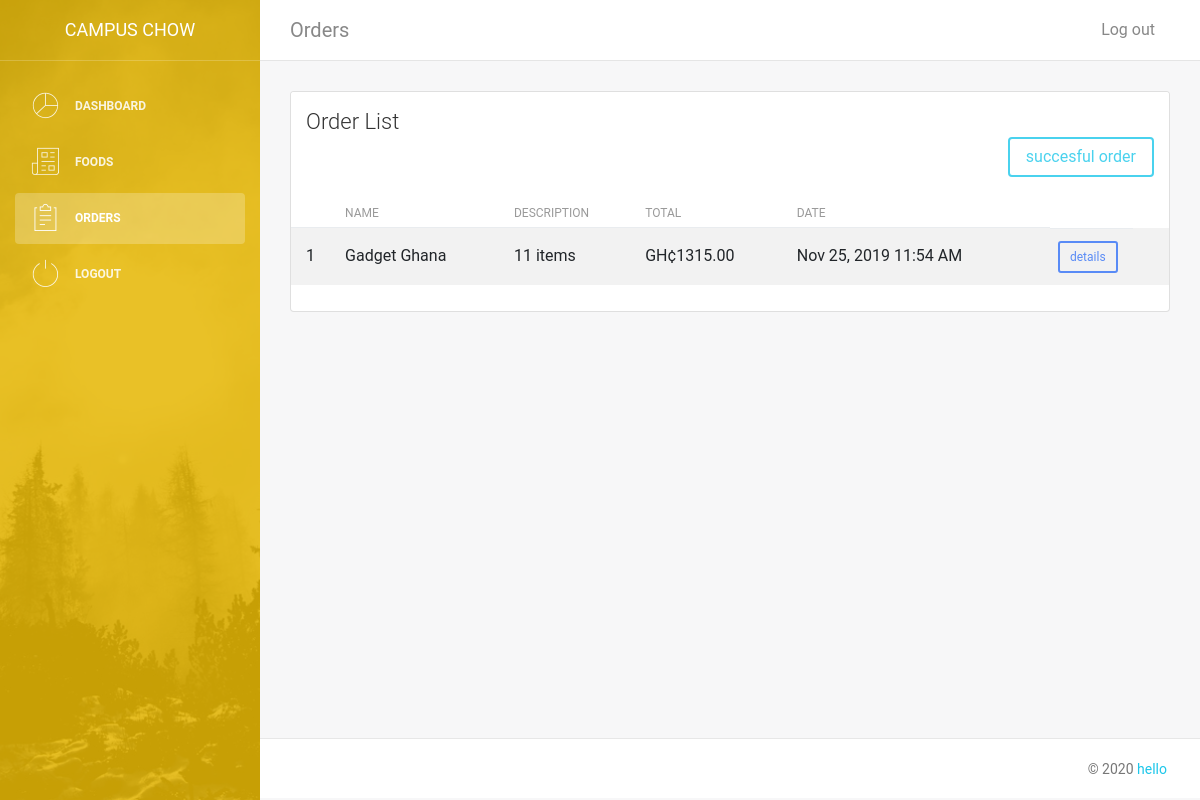
/managers/managers_order.php (signed in), run on the app's committed database.
### tables this page shows
CREATE TABLE `transactions` (
  `id` int(11) NOT NULL,
  `cart_id` int(11) NOT NULL,
  `full_name` varchar(200) NOT NULL,
  `email` varchar(250) NOT NULL,
  `phone` int(10) NOT NULL,
  `hostel` varchar(250) NOT NULL,
  `description` text NOT NULL,
  `grand_total` decimal(10,2) NOT NULL,
  `txn_date` timestamp NOT NULL DEFAULT CURRENT_TIMESTAMP ON UPDATE CURRENT_TIMESTAMP,
  `delivered_date` timestamp NOT NULL DEFAULT '0000-00-00 00:00:00',
  `status` tinyint(4) NOT NULL DEFAULT '0'
);

### db.php (called while the page is built, shortened)
<?php
	function pretty_date($date){
		return date("M d, Y h:i A",strtotime($date));
	}
?>

### managers/managers_order.php (the view, shortened to what this page needs)
<?php
	require_once '../db.php';
include 'includes/head.php';
    include 'includes/sidebar.php';
    include 'includes/navbar.php';
  $sql = $con->query("SELECT t.id, t.cart_id, t.full_name,t.description, t.grand_total, t.txn_date, c.items, c.paid, c.delivered
    FROM transactions t
    LEFT JOIN cart c ON t.cart_id = c.id
    WHERE c.paid = 1 AND c.delivered = 0
    ORDER BY t.txn_date");
?>
  <div class="content">
    <div class="container-fluid">
      <div class="row">
        <div class="col-md-12">
          <div class="card strpied-tabled-with-hover">
            <div class="card-header ">
              <h4 class="card-title">Order List</h4>
              <p class="card-category pull-right"><a href="success_orders.php" class="btn btn-info">succesful order</a></p>
            </div>
            <div class="card-body table-full-width table-responsive">
              <table class="table table-hover table-striped">
                <thead>
                  <th></th>
                  <th>Name</th>
                  <th>Description</th>
                  <th>Total</th>
                  <th>Date</th>
                  <th></th>
                </thead>
                <tbody>
                  <?php
                  $no = 1;
                  while ($row = mysqli_fetch_assoc($sql)) {
                    ?>
                    <tr>
                      <td><?=$no;?></td>
                      <td><?=$row['full_name'];?></td>
                      <td><?=$row['description'];?></td>
                      <td>GH&cent<?=$row['grand_total'];?></td>
                      <td><?=pretty_date($row['txn_date']);?></td>
                      <td><a href="orders_main.php?txn_id=<?=$row['id'];?>" class="btn btn-sm btn-primary">details</a></td>
                    </tr>
                  <?php
                          $no++;
                          }
                  ?>
                </tbody>
              </table>
	 		      </div>
	 	      </div>
	      </div>
      </div>
    </div>
  </div>
<?php include 'includes/footer.php'; ?>

### data on the page
transactions: full_name "Gadget Ghana", description "11 items", grand_total "1315.00", txn_date "Nov 25, 2019 11:54 AM"
